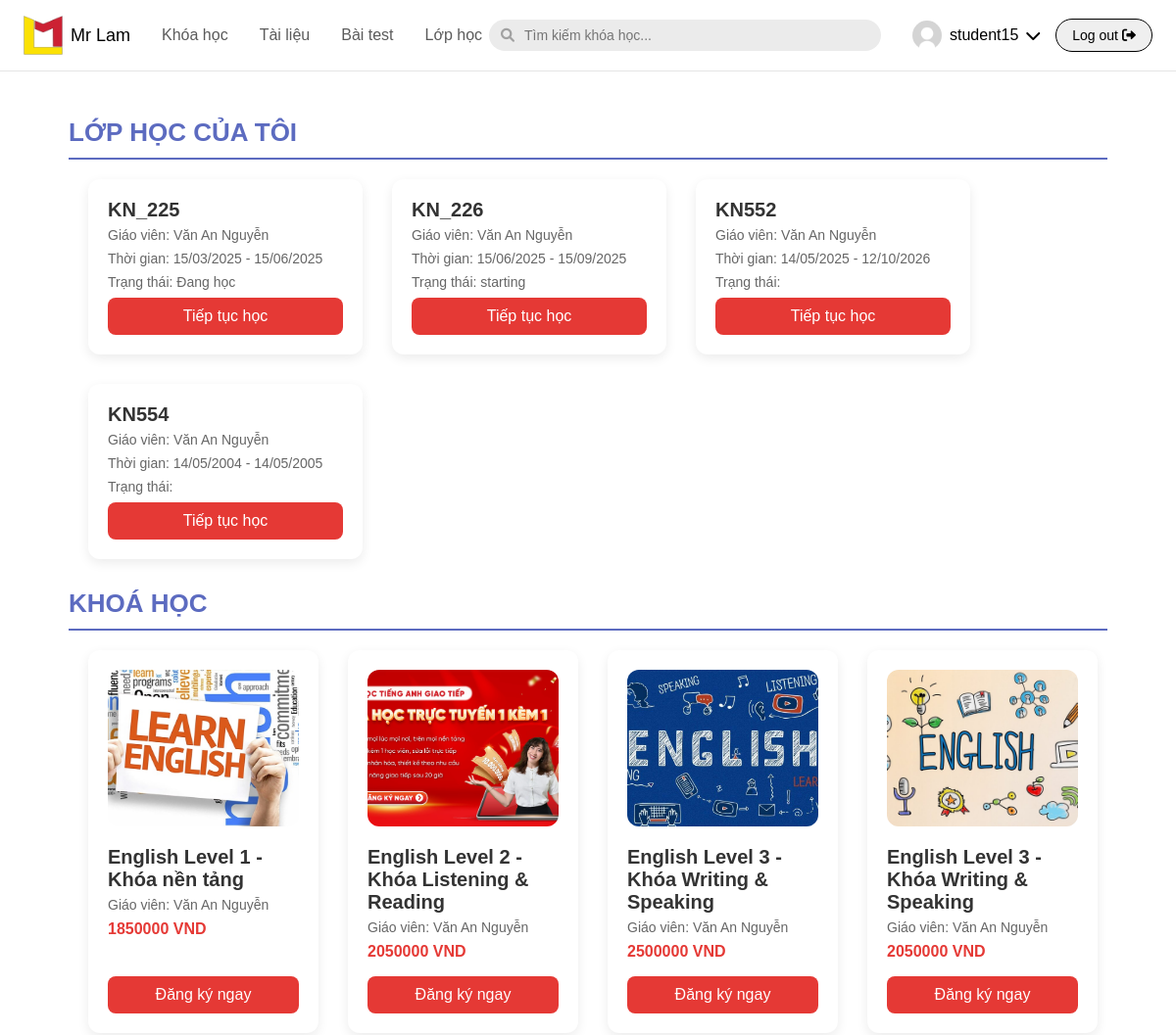
The app's page /course_user/courses/ (signed in, upper part), older data.
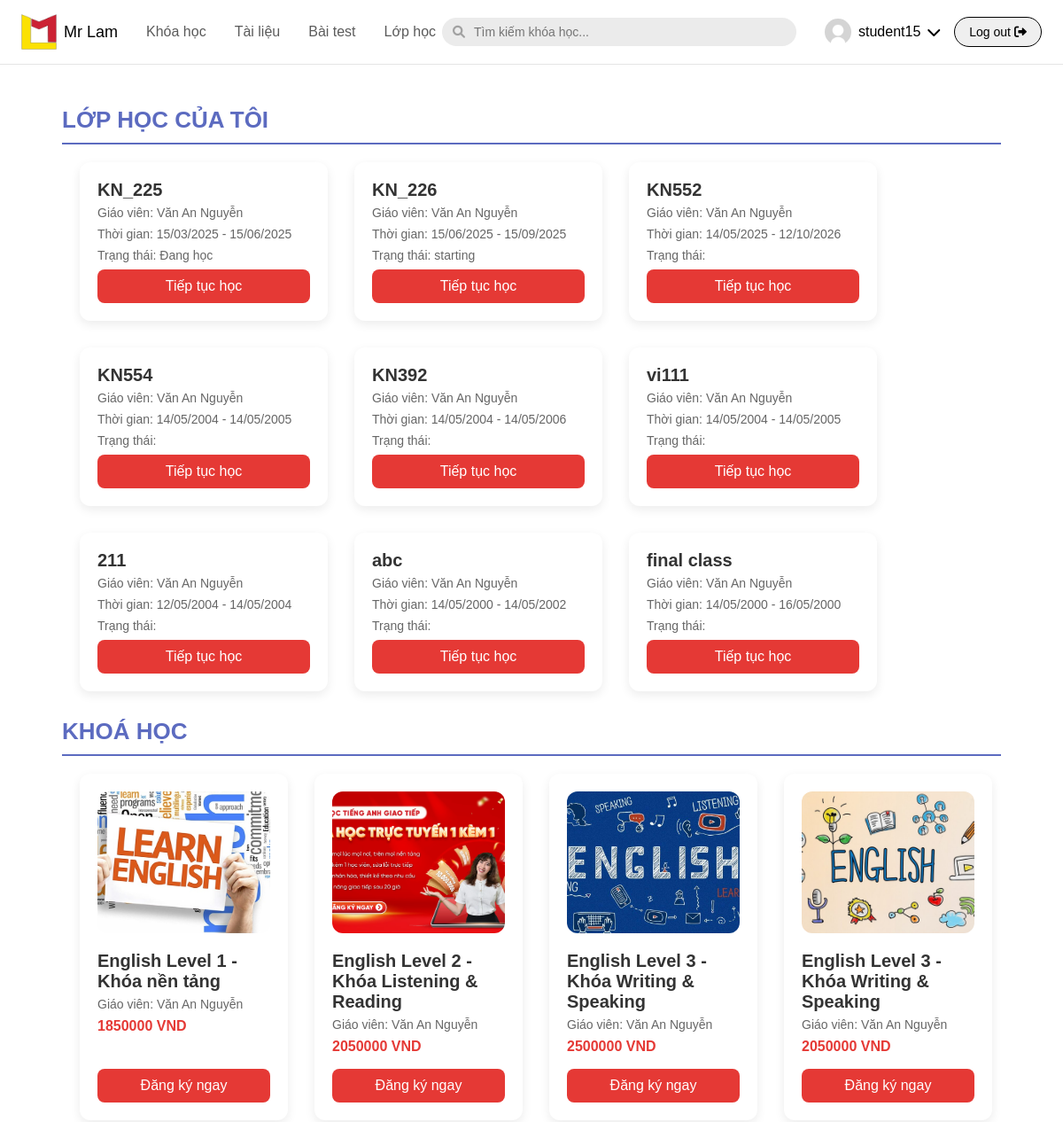
The same page, newer data.
### english/models.py (models this page shows, shortened)
class CLASS(models.Model):
    STATUS_CHOICES = [
        ('ongoing', 'Đang học'),
        ('starting', 'Đang bắt đầu'),
        ('finished', 'Đã kết thúc'),
    ]
    class_id = models.AutoField(primary_key=True)
    class_name = models.CharField(max_length=50)
    course = models.ForeignKey(COURSE, on_delete=models.CASCADE)
    begin_time = models.DateField()
    end_time = models.DateField()
    status = models.CharField(max_length=20, choices=STATUS_CHOICES)
    timetable = models.CharField(max_length=1000,null=True,blank=True)
    class Meta:
        db_table = 'CLASS'

class COURSE(models.Model):
    course_id = models.AutoField(primary_key=True)
    course_name = models.CharField(max_length=100)
    description = models.TextField(null=True, blank=True)
    price = models.IntegerField(null=True, blank=True)
    des_teacher = models.CharField(max_length=100, null=True, blank=True)
    teacher_name = models.CharField(max_length=100, null=True, blank=True)
    image = models.ImageField(upload_to="media/course",null=True, blank=True)
    class Meta:
        db_table = 'COURSE'

### course_user/views.py (the view)
# urls.py: path('courses/', views.course, name='course'),
def course(request):
    courses = COURSE.objects.all()
    if request.user.is_authenticated:
        user_classes = USER_CLASS.objects.filter(user=request.user).values_list('classes', flat=True)
        classes = CLASS.objects.filter(class_id__in=user_classes)
    else:
        classes = []
    context = {
        'courses': courses,
        'classes': classes,
    }
    return render(request, 'courses.html', context)

### course_user/templates/courses.html (shortened to what this page needs)
{% extends 'base.html' %}
{% load static %}
{% block content %}
<div class="courses-container">
    {% if user.is_authenticated and classes %}
        <h2 class="section-title">LỚP HỌC CỦA TÔI</h2>
        <div class="my-classes-wrapper">
            {% for myclass in classes %}
                <div class="my-class-card">
                    <h3 class="course-title">{{ myclass.class_name }}</h3>
                    <p class="course-teacher">Giáo viên: {{ myclass.course.teacher_name }}</p>
                    <p class="course-teacher">
                        Thời gian: {{ myclass.begin_time|date:"d/m/Y" }} - {{ myclass.end_time|date:"d/m/Y" }}
                    </p>
                    <p class="course-teacher">Trạng thái: {{ myclass.status }}</p>
                    <a href="{% url 'student_homework' myclass.class_id %}" class="register-btn">Tiếp tục học</a>
                </div>
            {% endfor %}
        </div>
    {% endif %}
    <h2 class="section-title">KHOÁ HỌC</h2>
    <div class="courses-wrapper">
        {% for course in courses %}
            <div class="course-card" data-href="{% url 'course_detail' course.course_id %}" onclick="goToDetail(this)">
                {% if course.image %}
                    <img src="{{ course.image.url }}" alt="{{ course.course_name }}" class="course-image">
                {% else %}
                    <img src="{% static 'images/course.png' %}" alt="{{ course.course_name }}" class="course-image">
                {% endif %}
                <h3 class="course-title">{{ course.course_name }}</h3>
                <p class="course-teacher">Giáo viên: {{ course.teacher_name }}</p>
                <p class="course-price">{{ course.price }} VND</p>
                <a href="{% url 'start_payment' course.course_id %}" class="register-btn">Đăng ký ngay</a>
            </div>
        {% endfor %}
    </div>
</div>
{% endblock %}

### english/templates/base.html (shortened to what this page needs)
<!DOCTYPE html>
{% load static %}
<html lang="en">
<head>
    <link rel="stylesheet" href="{% static 'css/styles.css' %}">
    <link rel="stylesheet" href="https://cdnjs.cloudflare.com/ajax/libs/font-awesome/6.0.0-beta3/css/all.min.css">
</head>
<body>
    <header class="header">
        <div class="header-left">
            <a href="" class="logo">
                <img src="{% static 'images/logo.png' %}" alt="Mr Lam Logo">
                <span>Mr Lam</span>
            </a>
            <nav class="main-nav">
                <a href="{% url 'course' %}">Khóa học</a>
                <a href="{% url 'materials_list' %}">Tài liệu</a>
                <a href="{% url 'home_test' test_id=1%}">Bài test</a>
                {% if user.is_authenticated %}
                    <a href="{% url 'student_class' %}">Lớp học</a>
                {% endif %}
            </nav>
        </div>
        <div class="header-right">
    <div class="search-container">
        {% block search %}
            {% include 'search_dropdown.html' %}
        {% endblock %}
    </div>
    {% if user.is_authenticated %}
        <div class="profile-dropdown-container" style="position: relative; margin-right: 16px;">
            <a href="javascript:void(0)" class="profile-link" id="profileToggle" style="display: flex; align-items: center;">
                {% if user.profile.image %}
                    <img src="{{ user.profile.image.url }}" alt="Avatar" class="user-avatar" style="width: 30px; height: 30px; border-radius: 50%; margin-right: 8px;">
                    {% else %}
                    <img src="{% static 'images/avt.jpg' %}" alt="Avatar"
                        class="user-avatar" style="width: 30px; height: 30px; border-radius: 50%; margin-right: 8px;">
                    {% endif %}
                <p class="user-name" style="margin-right: 8px;">{{ user.username |slice:":12" }}</p>
                <i class="fas fa-chevron-down"></i>
            </a>
        </div>
            <form action="{% url 'logout' %}" method="post" style="display: inline;">
                <button type="submit" class="login-btn">Log out <i class="fas fa-sign-out-alt"></i></button>
            </form>
    {% endif %}
</div>
    </header>
    <main class="main-content">
        {% block content %}{% endblock %}
    </main>
</body>
</html>

### english/templates/search_dropdown.html (shortened to what this page needs)
<div class="search-container">
    <li class="fas fa-search search-icon"></li>
    {% if "materials" in request.path %}
        <form method="GET" action="{% url 'search_materials' %}" class="search-form">
            <input type="text" name="q" placeholder="Tìm kiếm tài liệu..." class="search-input" required>
        </form>
    {% else %}
        <form method="GET" action="{% url 'search_courses' %}" class="search-form">
            <input type="text" name="q" placeholder="Tìm kiếm khóa học..." class="search-input" required>
        </form>
    {% endif %}
</div>

### english/static/css/styles.css (style rules this page uses)
* { margin: 0; padding: 0; box-sizing: border-box; font-family: Arial, Helvetica, sans-serif; }
body { display: flex; flex-direction: column; min-height: 100vh; background-color: #FFFFFF; color: #000000; }
a { text-decoration: none; color: inherit; }
.header { display: flex; justify-content: space-between; width:100%; align-items: center; padding: 1rem 1.5rem; background-color: #ffffff; border-bottom: 1px solid #e5e5e5; position: fixed; top: 0; left: 0; z-index: 1000; }
.header-left, .header-right { display: flex; align-items: center; }
.logo { display: flex; align-items: center; gap: 0.5rem; margin-right: 2rem; }
.logo img { width: 40px; height: 40px; }
.logo span { font-size: 1.125rem; font-weight: 500; }
.main-nav { display: flex; gap: 2rem; }
.main-nav a { color: #5b5b5b; transition: color 0.2s; }
.search-container { position: relative; margin-right: 1rem; }
.search-icon { position: absolute; left: 0.75rem; top: 50%; transform: translateY(-50%); color: #a1a1a1; font-size: 0.875rem; }
.search-input { width: 400px; padding: 0.5rem 0.75rem 0.5rem 2.25rem; border: none; border-radius: 9999px; background-color: #ebebeb; font-size: 0.875rem; }
.login-btn, .signup-btn { padding: 0.5rem 1rem; border-radius: 9999px; font-size: 0.875rem; font-weight: 500; display: flex; align-items: center; gap: 0.25rem; }
.login-btn { border: 1px solid #000000; }
.main-content { flex-grow: 1; display: flex; align-items: center; justify-content: center; background-color: #FFFFFF; }

### english/templates/search_dropdown.html (style rules this page uses)
.course-card { display: flex; align-items: center; background-color: #f1f1f1; padding: 8px 12px; border-radius: 6px; cursor: pointer; }
.course-title { font-size: 14px; font-weight: 600; color: #333; }

### course_user/templates/courses.html (style rules this page uses)
body { overflow-x: hidden; }
.courses-container { width: 100%; padding: 30px 70px; margin-top: 90px; }
.course-card { flex: 0 1 calc(25% - 30px); background-color: #fff; border-radius: 12px; box-shadow: 0 4px 12px rgba(0, 0, 0, 0.08); padding: 20px; display: flex; flex-direction: column; transition: transform 0.2s ease; min-height: 280px; text-decoration: none; align-items: flex-start; }
.my-class-card { display: flex; flex-direction: column; background-color: #fff; border-radius: 12px; box-shadow: 0 4px 12px rgba(0, 0, 0, 0.08); padding: 20px; align-items: flex-start; transition: transform 0.2s ease; min-width: 280px; max-width: 100%; flex: 0 1 280px; }
.course-title { font-size: 20px; font-weight: bold; margin-bottom: 6px; color: #333; }
.course-teacher { font-size: 14px; color: #666; margin-bottom: 8px; }
.course-price { color: #e53935; font-weight: bold; font-size: 16px; margin-bottom: 16px; }
.register-btn { margin-top: auto; text-align: center; background-color: #e53935; color: white; padding: 10px; border-radius: 8px; text-decoration: none; font-weight: 500; transition: background-color 0.3s; width: 100%; }
.section-title { font-size: 26px; font-weight: bold; color: #5c6bc0; border-bottom: 2px solid #5c6bc0; padding-bottom: 10px; margin-bottom: 20px; margin-left: 0; }
.courses-wrapper, .my-classes-wrapper { display: flex; flex-wrap: wrap; gap: 30px; margin-bottom: 30px; justify-content: flex-start; width: 100%; margin-left:20px; }
img.course-image { width: 100%; height: 160px; object-fit: cover; border-radius: 12px; margin-bottom: 20px; }

Row changes from the older to the newer data that the page shows:
added CLASS: class_name "KN392", course.teacher_name "Văn An Nguyễn", begin_time "14/05/2004", end_time "14/05/2006"
added CLASS: class_name "vi111", course.teacher_name "Văn An Nguyễn", begin_time "14/05/2004", end_time "14/05/2005"
added CLASS: class_name "211", course.teacher_name "Văn An Nguyễn", begin_time "12/05/2004", end_time "14/05/2004"
added CLASS: class_name "abc", course.teacher_name "Văn An Nguyễn", begin_time "14/05/2000", end_time "14/05/2002"
added CLASS: class_name "final class", course.teacher_name "Văn An Nguyễn", begin_time "14/05/2000", end_time "16/05/2000"
